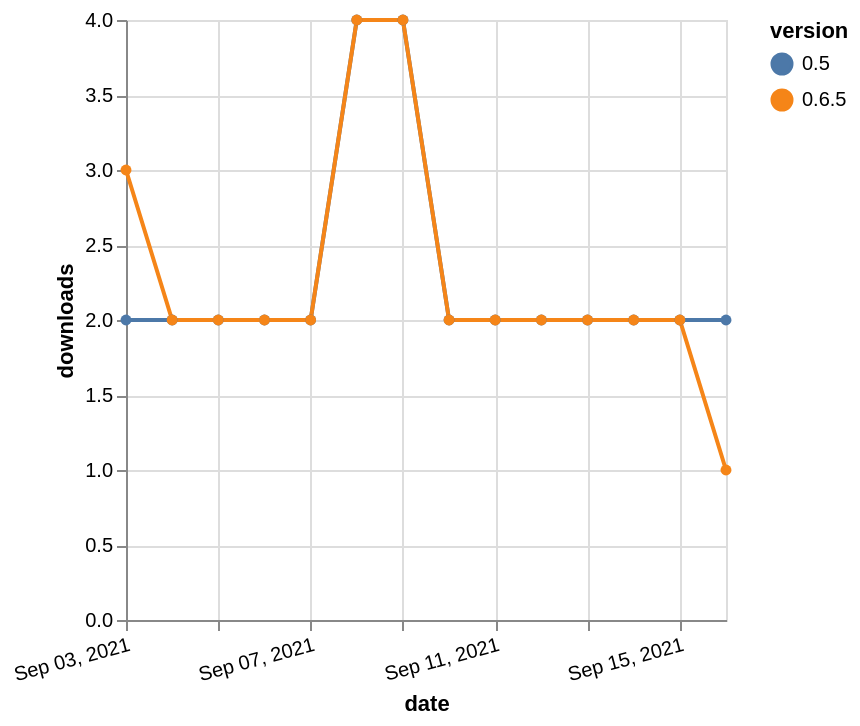

Vega-Lite specification stored for this chart:
### Vega-Lite specification from a JSON file in a GitHub repository (floating-point values rounded to 4 significant figures)
{"$schema": "https://vega.github.io/schema/vega-lite/v5.json", "description": "A simple bar chart with embedded data.", "data": {"values": [{"date": "2021-09-03", "total": 3519, "delta": 2, "version": "0.5"}, {"date": "2021-09-04", "total": 3521, "delta": 2, "version": "0.5"}, {"date": "2021-09-05", "total": 3523, "delta": 2, "version": "0.5"}, {"date": "2021-09-06", "total": 3525, "delta": 2, "version": "0.5"}, {"date": "2021-09-07", "total": 3527, "delta": 2, "version": "0.5"}, {"date": "2021-09-08", "total": 3531, "delta": 4, "version": "0.5"}, {"date": "2021-09-09", "total": 3535, "delta": 4, "version": "0.5"}, {"date": "2021-09-10", "total": 3537, "delta": 2, "version": "0.5"}, {"date": "2021-09-11", "total": 3539, "delta": 2, "version": "0.5"}, {"date": "2021-09-12", "total": 3541, "delta": 2, "version": "0.5"}, {"date": "2021-09-13", "total": 3543, "delta": 2, "version": "0.5"}, {"date": "2021-09-14", "total": 3545, "delta": 2, "version": "0.5"}, {"date": "2021-09-15", "total": 3547, "delta": 2, "version": "0.5"}, {"date": "2021-09-16", "total": 3549, "delta": 2, "version": "0.5"}, {"date": "2021-09-03", "total": 4059, "delta": 3, "version": "0.6.5"}, {"date": "2021-09-04", "total": 4061, "delta": 2, "version": "0.6.5"}, {"date": "2021-09-05", "total": 4063, "delta": 2, "version": "0.6.5"}, {"date": "2021-09-06", "total": 4065, "delta": 2, "version": "0.6.5"}, {"date": "2021-09-07", "total": 4067, "delta": 2, "version": "0.6.5"}, {"date": "2021-09-08", "total": 4071, "delta": 4, "version": "0.6.5"}, {"date": "2021-09-09", "total": 4075, "delta": 4, "version": "0.6.5"}, {"date": "2021-09-10", "total": 4077, "delta": 2, "version": "0.6.5"}, {"date": "2021-09-11", "total": 4079, "delta": 2, "version": "0.6.5"}, {"date": "2021-09-12", "total": 4081, "delta": 2, "version": "0.6.5"}, {"date": "2021-09-13", "total": 4083, "delta": 2, "version": "0.6.5"}, {"date": "2021-09-14", "total": 4085, "delta": 2, "version": "0.6.5"}, {"date": "2021-09-15", "total": 4087, "delta": 2, "version": "0.6.5"}, {"date": "2021-09-16", "total": 4088, "delta": 1, "version": "0.6.5"}]}, "width": "container", "mark": {"type": "line", "point": {"filled": true}}, "encoding": {"x": {"field": "date", "type": "temporal", "timeUnit": "yearmonthdate", "title": "date", "axis": {"labelAngle": -15}}, "y": {"field": "delta", "type": "quantitative", "title": "downloads"}, "color": {"field": "version", "type": "nominal"}, "tooltip": {"field": "delta"}}}
